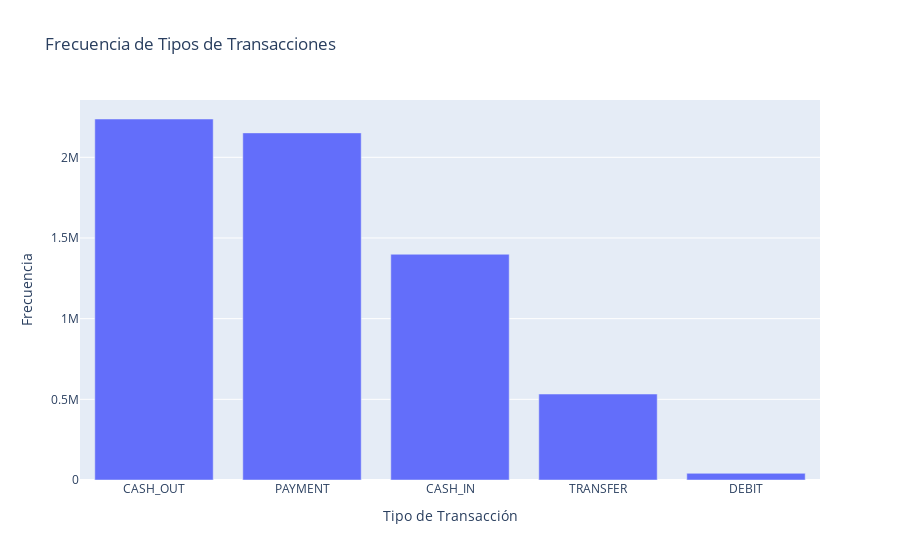

The notebook cell this image was saved under:
### Code cell
# Calcular la frecuencia de los diferentes tipos de transacciones
transaction_freq = data['type'].value_counts().reset_index()
transaction_freq.columns = ['Transaction Type', 'Frequency']

# Crear el gráfico con Plotly Express
fig = px.bar(transaction_freq, x='Transaction Type', y='Frequency', 
             title='Frecuencia de Tipos de Transacciones',
             labels={'Transaction Type': 'Tipo de Transacción', 'Frequency': 'Frecuencia'})

# Mostrar el gráfico
fig.show()

### Figure 1 — Plotly figure (JSON) as saved in the notebook; plotly's stock layout.template omitted (floating-point values rounded to 4 significant figures)
{"data": [{"alignmentgroup": "True", "hovertemplate": "Tipo de Transacción=%{x}<br>Frecuencia=%{y}<extra></extra>", "legendgroup": "", "marker": {"color": "#636efa", "pattern": {"shape": ""}}, "name": "", "offsetgroup": "", "orientation": "v", "showlegend": false, "textposition": "auto", "type": "bar", "x": ["CASH_OUT", "PAYMENT", "CASH_IN", "TRANSFER", "DEBIT"], "xaxis": "x", "y": [2237500, 2151495, 1399284, 532909, 41432], "yaxis": "y"}], "layout": {"barmode": "relative", "legend": {"tracegroupgap": 0}, "title": {"text": "Frecuencia de Tipos de Transacciones"}, "xaxis": {"anchor": "y", "domain": [0, 1], "title": {"text": "Tipo de Transacción"}}, "yaxis": {"anchor": "x", "domain": [0, 1], "title": {"text": "Frecuencia"}}}}
